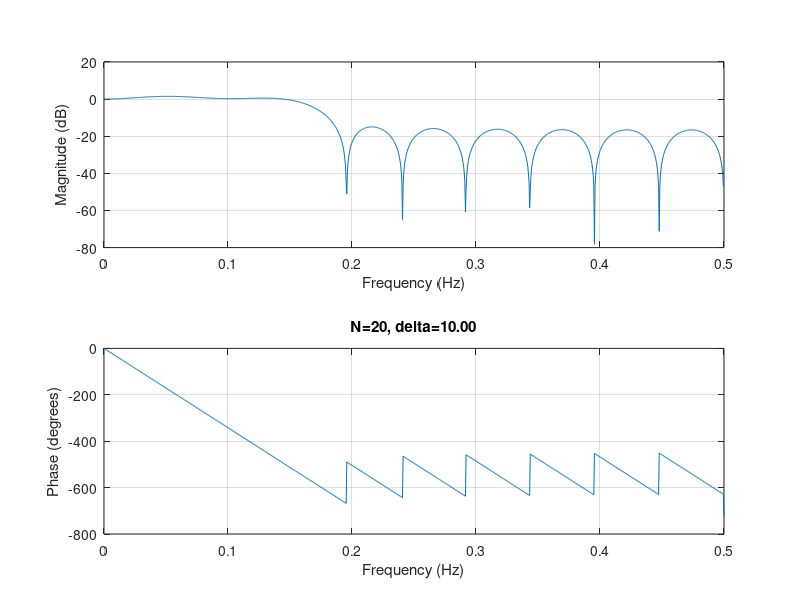
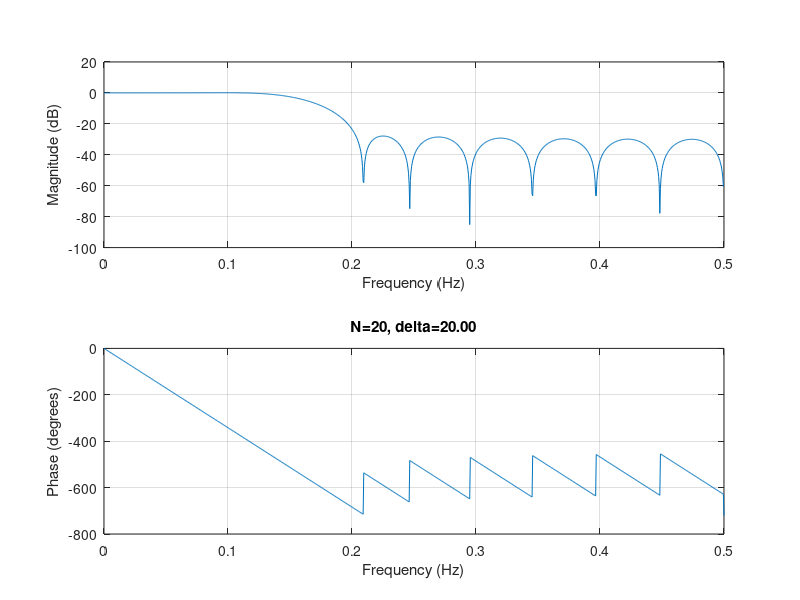
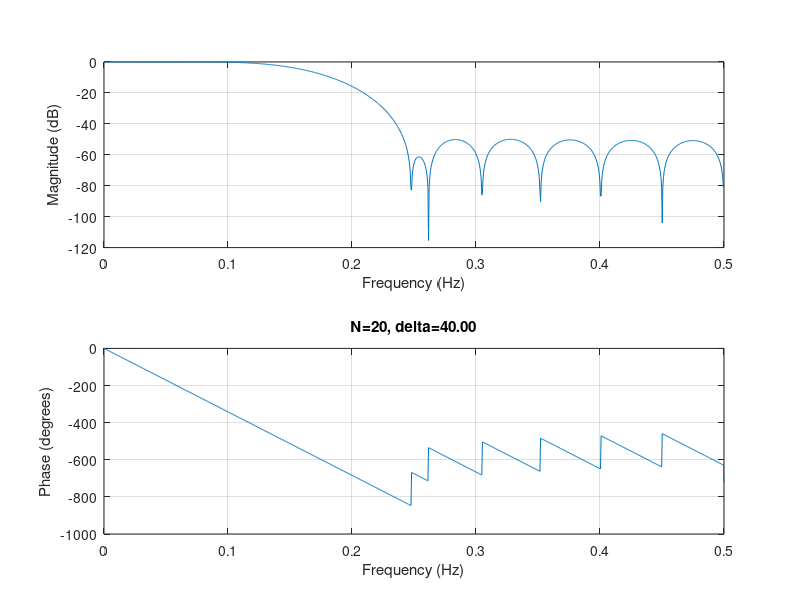
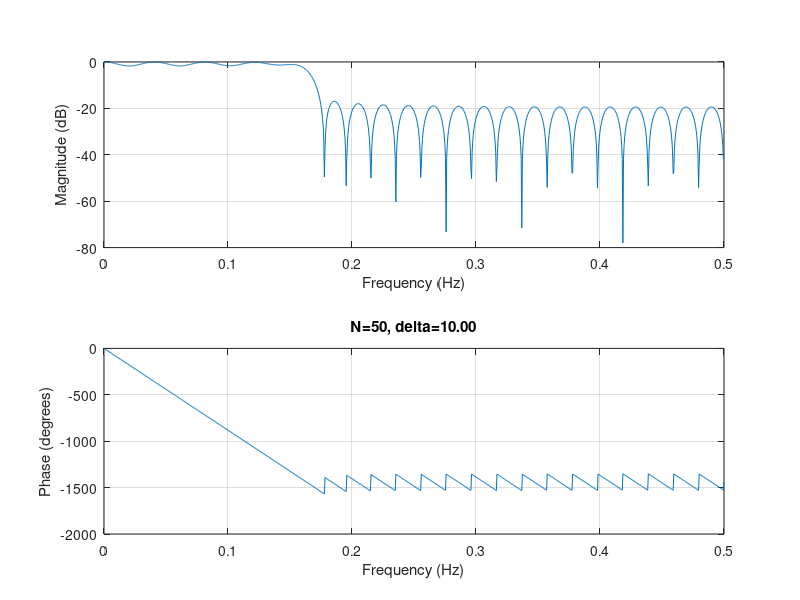

Recreate these plots in MATLAB, in order.
clc
close all
% clear

fc = 1/3; 
N = [20, 50, 150]; 
% freq_range = linspace(0, 1, 1000);
% delta = [0.01, 0.02, 0.05, 0.1];
delta = [10,20,40];%relative sidelobe attenuation
% delta=[50];
for i = 1:length(N)
%     figure;
    for j = 1:length(delta)
    figure;
    subplot(length(delta),1,j);
    win = chebwin(N(i), delta(j));
    h = fir1(N(i)-1, fc, 'low', win);
%     hfvt = fvtool(dchebwin);
% hfvt = fvtool(chebwin);
% legend(hfvt); 
% plot(h);
    freqz(h, 1, 1024, 1);
    title(sprintf('N=%d, delta=%.2f', N(i), delta(j)));


    end
end
